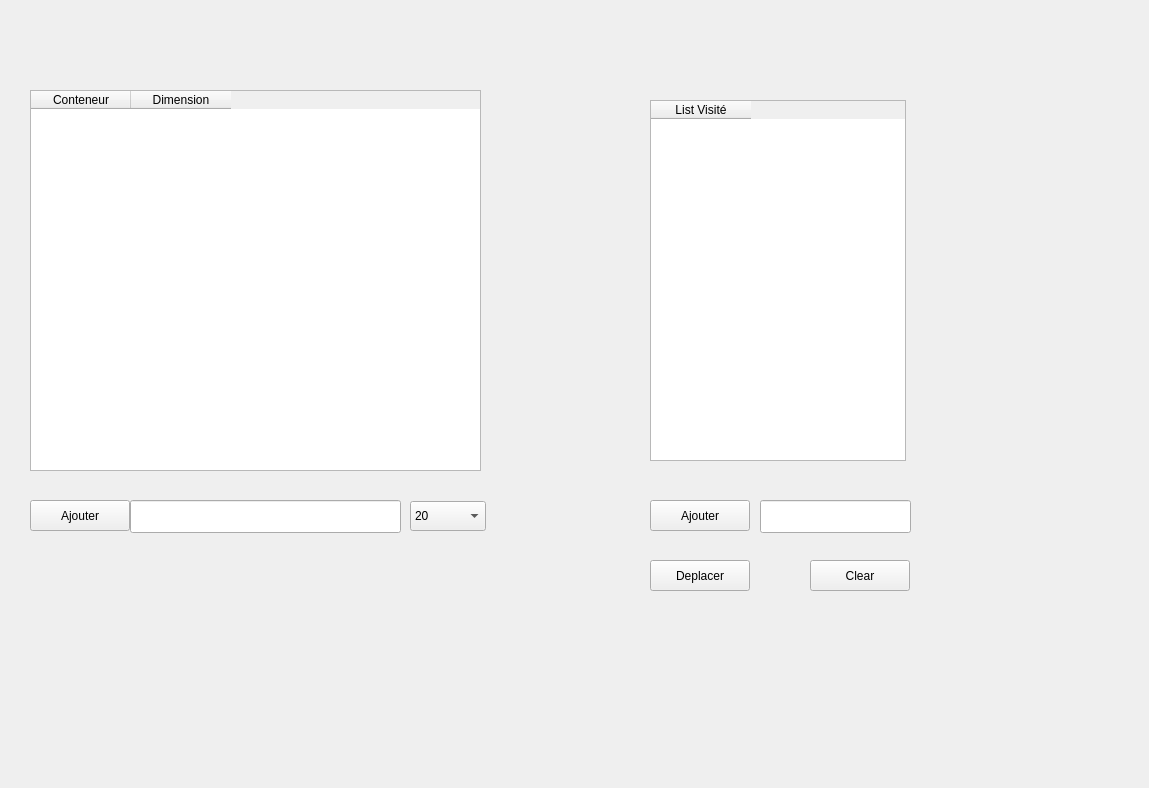
<?xml version="1.0" encoding="UTF-8"?>
<ui version="4.0">
 <class>Form</class>
 <widget class="QWidget" name="Form">
  <property name="geometry">
   <rect>
    <x>0</x>
    <y>0</y>
    <width>1149</width>
    <height>788</height>
   </rect>
  </property>
  <property name="windowTitle">
   <string>Port</string>
  </property>
  <widget class="QComboBox" name="comboBox">
   <property name="geometry">
    <rect>
     <x>410</x>
     <y>501</y>
     <width>76</width>
     <height>30</height>
    </rect>
   </property>
   <item>
    <property name="text">
     <string>20</string>
    </property>
   </item>
   <item>
    <property name="text">
     <string>40</string>
    </property>
   </item>
   <item>
    <property name="text">
     <string/>
    </property>
   </item>
  </widget>
  <widget class="QLineEdit" name="lineEdit">
   <property name="geometry">
    <rect>
     <x>130</x>
     <y>500</y>
     <width>271</width>
     <height>33</height>
    </rect>
   </property>
  </widget>
  <widget class="QPushButton" name="pushButton">
   <property name="geometry">
    <rect>
     <x>30</x>
     <y>500</y>
     <width>100</width>
     <height>31</height>
    </rect>
   </property>
   <property name="text">
    <string>Ajouter</string>
   </property>
  </widget>
  <widget class="QPushButton" name="pushButton_2">
   <property name="geometry">
    <rect>
     <x>650</x>
     <y>500</y>
     <width>100</width>
     <height>31</height>
    </rect>
   </property>
   <property name="text">
    <string>Ajouter</string>
   </property>
  </widget>
  <widget class="QLineEdit" name="lineEdit_2">
   <property name="geometry">
    <rect>
     <x>760</x>
     <y>500</y>
     <width>151</width>
     <height>33</height>
    </rect>
   </property>
  </widget>
  <widget class="QPushButton" name="pushButton_3">
   <property name="geometry">
    <rect>
     <x>650</x>
     <y>560</y>
     <width>100</width>
     <height>31</height>
    </rect>
   </property>
   <property name="text">
    <string>Deplacer</string>
   </property>
  </widget>
  <widget class="QTableWidget" name="tableWidget">
   <property name="geometry">
    <rect>
     <x>30</x>
     <y>90</y>
     <width>451</width>
     <height>381</height>
    </rect>
   </property>
   <column>
    <property name="text">
     <string>Conteneur</string>
    </property>
   </column>
   <column>
    <property name="text">
     <string>Dimension</string>
    </property>
   </column>
  </widget>
  <widget class="QTableWidget" name="tableWidget_2">
   <property name="geometry">
    <rect>
     <x>650</x>
     <y>100</y>
     <width>256</width>
     <height>361</height>
    </rect>
   </property>
   <column>
    <property name="text">
     <string>List Visité</string>
    </property>
   </column>
  </widget>
  <widget class="QPushButton" name="pushButton_4">
   <property name="geometry">
    <rect>
     <x>810</x>
     <y>560</y>
     <width>100</width>
     <height>31</height>
    </rect>
   </property>
   <property name="text">
    <string>Clear</string>
   </property>
  </widget>
 </widget>
 <resources/>
 <connections/>
</ui>
